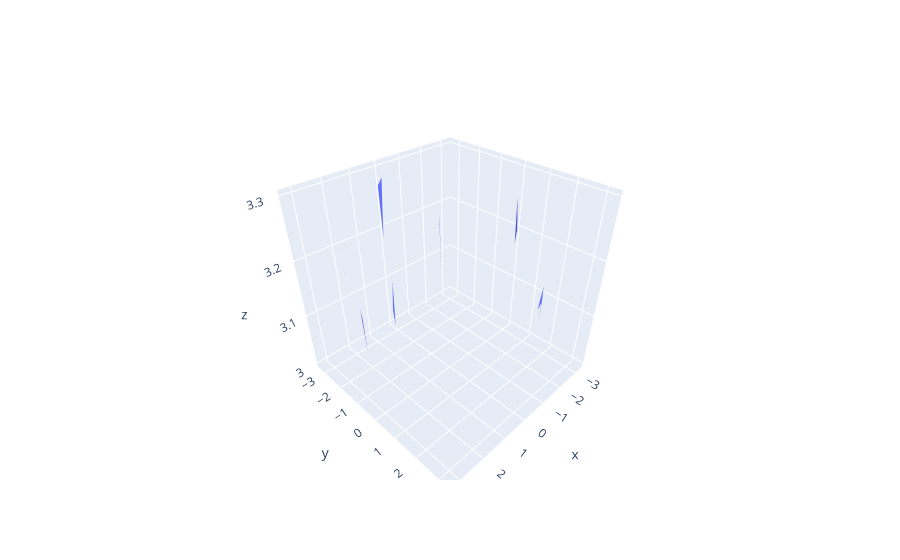

Notebook cell for this chart:
### Code cell
rips_complex = rips_graph(points=circle)
